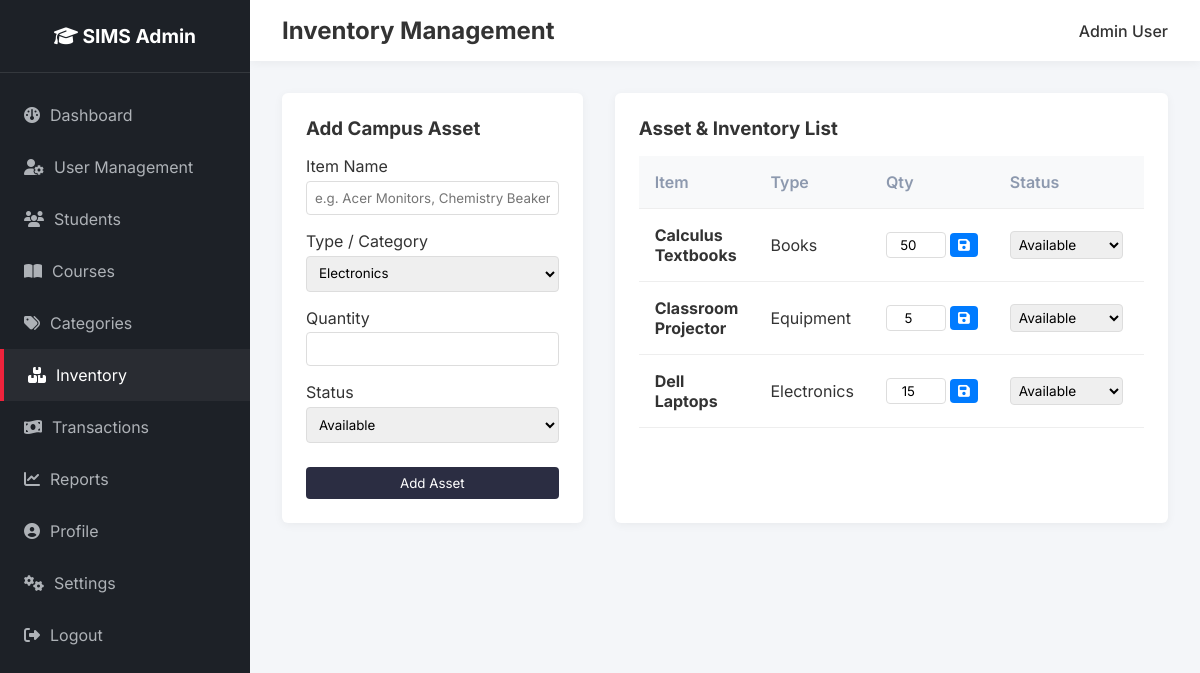
The page /admin/inventory.php (signed in) on the database its author committed.
### tables this page shows
CREATE TABLE `inventory` (
  `id` int(11) NOT NULL AUTO_INCREMENT,
  `item_name` varchar(100) NOT NULL,
  `type` varchar(50) NOT NULL,
  `quantity` int(11) NOT NULL DEFAULT 0,
  `status` enum('Available','Unavailable','Maintenance') DEFAULT 'Available',
  `last_updated` timestamp DEFAULT CURRENT_TIMESTAMP ON UPDATE CURRENT_TIMESTAMP,
  PRIMARY KEY (`id`)
);

### config/db.php (called while the page is built, shortened)
<?php
function xss_clean($data) {
    return htmlspecialchars($data ?? '', ENT_QUOTES, 'UTF-8');
}
?>

### admin/inventory.php (the view, shortened to what this page needs)
<?php
require_once 'auth_check.php';
?>
<!DOCTYPE html>
<html lang="en">
<head>
    <link rel="stylesheet" href="../css/admin.css">
    <link rel="stylesheet" href="https://cdnjs.cloudflare.com/ajax/libs/font-awesome/6.4.0/css/all.min.css">
</head>
<body>
    <?php include 'sidebar.php'; ?>
    <main class="main-content">
        <header class="topbar">
            <h2>Inventory Management</h2>
            <div class="user-info">
                <span><?php echo xss_clean($_SESSION['name']); ?></span>
            </div>
        </header>
        <div class="content-wrapper">
            <div style="display:flex; gap:2rem; flex-wrap: wrap;">
                <div style="flex: 1; min-width: 300px; background: var(--white); padding: 1.5rem; border-radius: var(--radius); box-shadow: var(--shadow);">
                    <h3>Add Campus Asset</h3>
                    <form method="POST" action="" style="margin-top: 1rem;">
                        <div style="margin-bottom: 1rem;">
                            <label>Item Name</label>
                            <input type="text" name="item_name" required placeholder="e.g. Acer Monitors, Chemistry Beakers" style="width:100%; padding:0.5rem; margin-top:0.3rem; border:1px solid #ddd; border-radius:4px;">
                        </div>
                        <div style="margin-bottom: 1rem;">
                            <label>Type / Category</label>
                            <select name="type" required style="width:100%; padding:0.5rem; margin-top:0.3rem; border:1px solid #ddd; border-radius:4px;">
                                <option value="Electronics">Electronics</option>
                            </select>
                        </div>
                        <div style="margin-bottom: 1rem;">
                            <label>Quantity</label>
                            <input type="number" min="0" name="quantity" required style="width:100%; padding:0.5rem; margin-top:0.3rem; border:1px solid #ddd; border-radius:4px;">
                        </div>
                        <div style="margin-bottom: 1.5rem;">
                            <label>Status</label>
                            <select name="status" required style="width:100%; padding:0.5rem; margin-top:0.3rem; border:1px solid #ddd; border-radius:4px;">
                                <option value="Available">Available</option>
                            </select>
                        </div>
                        <button type="submit" style="background: var(--primary-color); color: white; border: none; padding: 0.5rem 1rem; border-radius: 4px; cursor: pointer; width: 100%;">Add Asset</button>
                    </form>
                </div>
                <div style="flex: 2; min-width: 500px; background: var(--white); padding: 1.5rem; border-radius: var(--radius); box-shadow: var(--shadow);">
                    <h3>Asset & Inventory List</h3>
                    <div style="overflow-x: auto; margin-top: 1rem;">
                        <table style="width:100%; border-collapse: collapse;">
                            <thead>
                                <tr>
                                    <th>Item</th>
                                    <th>Type</th>
                                    <th>Qty</th>
                                    <th>Status</th>
                                    <th>Actions</th>
                                </tr>
                            </thead>
                            <tbody>
                                <?php
                                $inv_res = $conn->query("SELECT * FROM inventory ORDER BY item_name ASC");
                                while($row = $inv_res->fetch_assoc()):
                                ?>
                                <tr>
                                    <td><strong><?php echo xss_clean($row['item_name']); ?></strong></td>
                                    <td><?php echo xss_clean($row['type']); ?></td>
                                    <td>
                                        <form method="POST" action="" style="margin:0; padding:0; display:inline-flex; align-items:center; gap:0.25rem;">
                                            <input type="number" name="quantity" value="<?php echo $row['quantity']; ?>" min="0" style="width:60px; padding:0.25rem; text-align:center; border:1px solid #ddd; border-radius:4px;">
                                            <button type="submit" class="action-btn btn-edit" style="padding:0.25rem 0.5rem;"><i class="fa-solid fa-save"></i></button>
                                        </form>
                                    </td>
                                    <td>
                                        <form method="POST" action="" style="margin:0; padding:0; display:inline;">
                                            <select name="status" onchange="this.form.submit()" style="padding: 0.25rem; font-size: 0.85rem; border-radius:4px; border:1px solid #ddd;">
                                                <option value="Available" <?php echo $row['status'] == 'Available' ? 'selected' : ''; ?>>Available</option>
                                            </select>
                                        </form>
                                    </td>
                                    <td>
                                    </td>
                                </tr>
                                <?php endwhile; ?>
                            </tbody>
                        </table>
                    </div>
                </div>
            </div>
        </div>
    </main>
</body>
</html>

### css/admin.css (style rules this page uses)
:root { --primary-color: #2b2d42; --secondary-color: #8d99ae; --accent-color: #ef233c; --bg-color: #f4f6f9; --sidebar-bg: #1d2127; --text-color: #333; --white: #ffffff; --radius: 6px; --shadow: 0 2px 10px rgba(0, 0, 0, 0.05); }
* { margin: 0; padding: 0; box-sizing: border-box; font-family: 'Inter', sans-serif; }
body { background-color: var(--bg-color); color: var(--text-color); display: flex; min-height: 100vh; }
.main-content { flex: 1; display: flex; flex-direction: column; overflow-x: hidden; }
.topbar { background: var(--white); padding: 1rem 2rem; display: flex; justify-content: space-between; align-items: center; box-shadow: var(--shadow); }
.user-info { display: flex; align-items: center; gap: 10px; font-weight: 500; }
.content-wrapper { padding: 2rem; }
table { width: 100%; border-collapse: collapse; }
th, td { padding: 1rem; text-align: left; border-bottom: 1px solid #eee; }
th { background: #f8f9fa; font-weight: 600; color: var(--secondary-color); }
.action-btn { padding: 0.4rem 0.8rem; border-radius: 4px; border: none; color: white; cursor: pointer; font-size: 0.85rem; text-decoration: none; }
.btn-edit { background: #007bff; }

### rows shown on the page
inventory: item_name "Calculus Textbooks", type "Books", quantity "50", status "Available"
inventory: item_name "Classroom Projector", type "Equipment", quantity "5", status "Available"
inventory: item_name "Dell Laptops", type "Electronics", quantity "15", status "Available"

### other values the page prints
xss_clean($_SESSION['name']) "Admin User"
